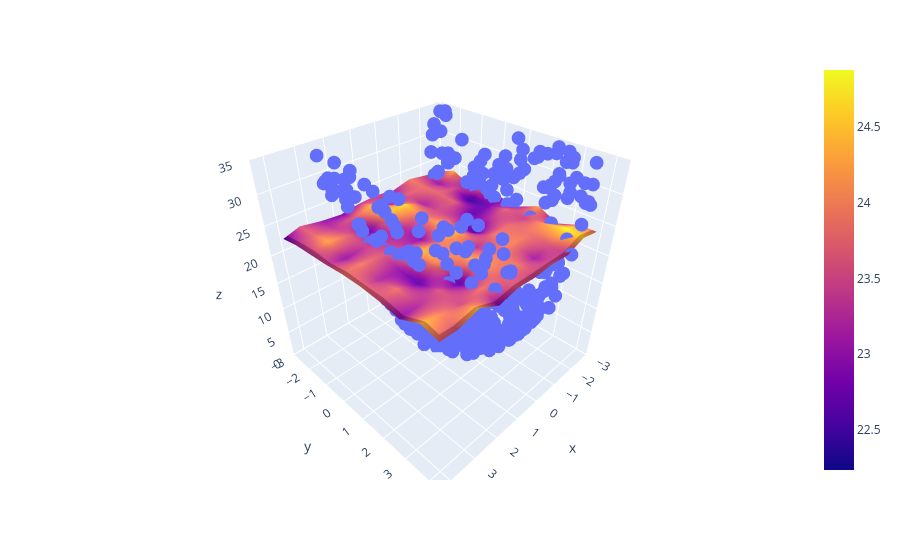

Notebook code cell kept with this figure:
### Code cell
lr = LinearRegression()
lr.fit(X_multi,z)

X_test_multi = poly.transform(final)
z_final = lr.predict(X_multi).reshape(30,30)
fig = px.scatter_3d(x=x.ravel(), y=y.ravel(), z=z.ravel())

fig.add_trace(go.Surface(x = x_input, y = y_input, z =z_final))

fig.update_layout(scene = dict(zaxis = dict(range=[0,35])))

fig.show()

### Figure 1 — Plotly figure (JSON) as saved in the notebook; plotly's stock layout.template omitted (floating-point values rounded to 4 significant figures; data arrays with more than 128 entries replaced by an {"elided": "..."} marker saying what was removed)
{"data": [{"hovertemplate": "x=%{x}<br>y=%{y}<br>z=%{z}<extra></extra>", "legendgroup": "", "marker": {"color": "#636efa", "symbol": "circle"}, "mode": "markers", "name": "", "scene": "scene", "showlegend": false, "type": "scatter3d", "x": {"elided": "900 float values"}, "y": {"elided": "900 float values"}, "z": {"elided": "900 float values"}}, {"type": "surface", "x": [-2.703, -1.937, -1.171, -0.4048, 0.3611, 1.127, 1.893, 2.659, 3.425, 4.191], "y": [-2.751, -1.983, -1.216, -0.4491, 0.318, 1.085, 1.852, 2.619, 3.387, 4.154], "z": {"elided": "30x30 float values"}}], "layout": {"legend": {"tracegroupgap": 0}, "margin": {"t": 60}, "scene": {"domain": {"x": [0, 1], "y": [0, 1]}, "xaxis": {"title": {"text": "x"}}, "yaxis": {"title": {"text": "y"}}, "zaxis": {"range": [0, 35], "title": {"text": "z"}}}}}
